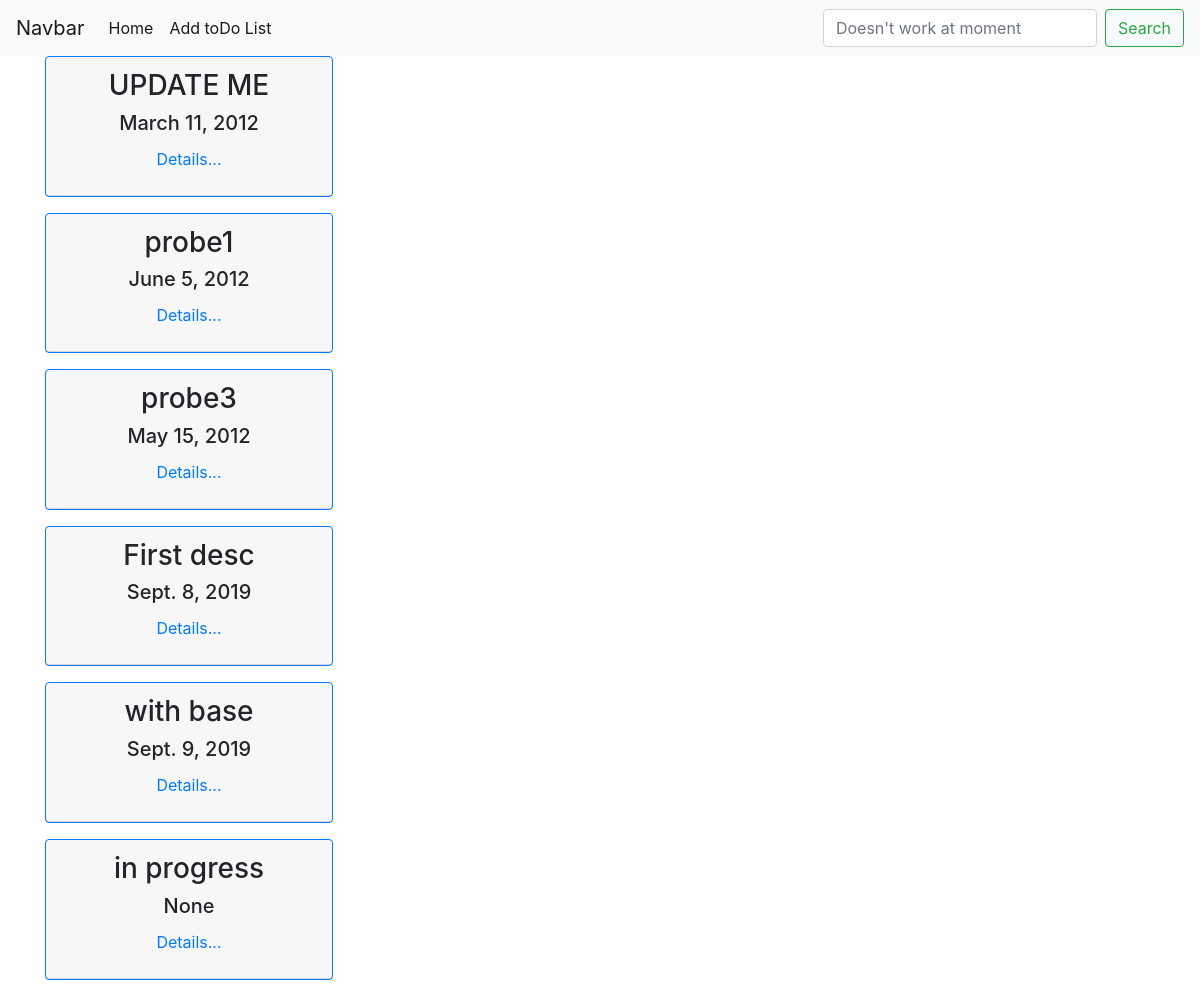
The page / on the database its author committed.
### webapp/models.py (models this page shows, shortened)
class Todo(models.Model):
    description = models.TextField(max_length=200, null=False, blank=False, verbose_name='Description')
    status = models.CharField(max_length=20, default=status_choices[0][0], verbose_name='Status', choices=status_choices)
    date = models.DateField(max_length=10, null=True, blank=False, verbose_name='Date')
    details = models.TextField(max_length=400, null=True, blank=False, verbose_name='Details')

### webapp/views.py (the view)
# urls.py: path('', todo_index),
def todo_index(request, *args, **kwargs):
    todos = Todo.objects.all()
    return render(request, 'todo_index.html', context={
        'todos': todos,
    })

### webapp/templates/todo_index.html
{% extends "base.html" %}
{% block menu %}
    <li class="nav-item active">
        <a class="nav-link" href="{% url 'todo_add' %}">Add toDo List <span class="sr-only">(current)</span></a>
      </li>
{% endblock %}
{% block content %}
{% for todo in todos %}
    <div class="card border-primary mb-3" style="max-width: 18rem; text-align: center">
  <div class="card-header"><h3>{{ todo.description }}</h3>
    <h5 class="card-title">{{ todo.date }}</h5>
    <p class="card-title"><a href="{% url 'todo_view' todo.pk %}"> Details...</a></p>
  </div>
</div>
{% endfor %}
{% endblock %}

### webapp/templates/base.html (shortened to what this page needs)
{% load staticfiles %}
<!doctype html>
<html lang="en">
<head>
    <link rel="stylesheet" href="https://stackpath.bootstrapcdn.com/bootstrap/4.3.1/css/bootstrap.min.css"
>
</head>
<body>
<nav class="navbar navbar-expand-lg navbar-light bg-light">
  <a class="navbar-brand" href="#">Navbar</a>
  <div class="collapse navbar-collapse" id="navbarTogglerDemo02">
    <ul class="navbar-nav mr-auto mt-2 mt-lg-0">
      <li class="nav-item active">
        <a class="nav-link" href="{% url 'todo_index' %}">Home <span class="sr-only">(current)</span></a>
      </li>
        {% block menu %}{% endblock %}
    </ul>
    <form class="form-inline my-2 my-lg-0" method="post" action="/search/?pk={{ todo.pk }}">
      <input class="form-control mr-sm-2" type="search"  name = "todo_id" placeholder="Doesn't work at moment">
      <button class="btn btn-outline-success my-2 my-sm-0" type="submit">Search</button>
    </form>
  </div>
</nav>
<div class="container">
    {% block content %}{% endblock %}
</div>
</body>
</html>

### rows shown on the page
Todo: description "UPDATE ME", date "March 11, 2012"
Todo: description "probe1", date "June 5, 2012"
Todo: description "probe3", date "May 15, 2012"
Todo: description "First desc", date "Sept. 8, 2019"
Todo: description "with base", date "Sept. 9, 2019"
Todo: description "in progress", date "None"
